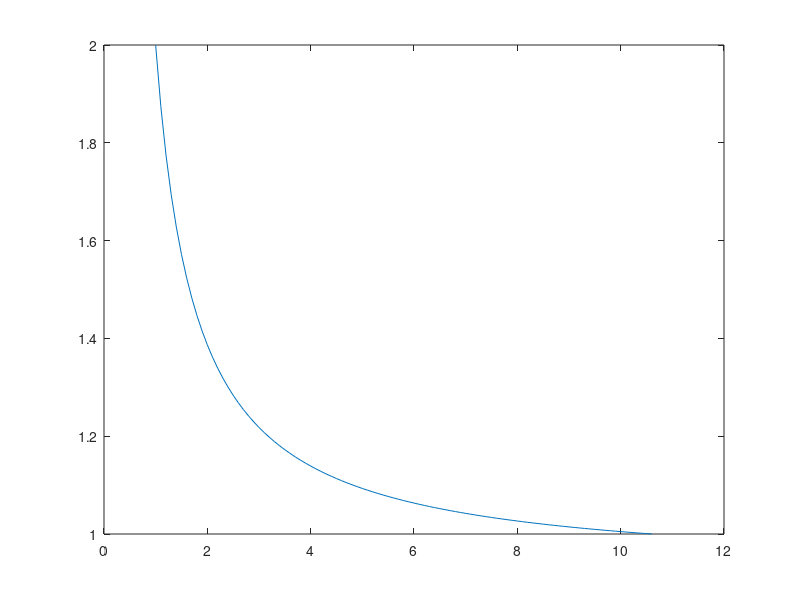

Write MATLAB code to recreate this figure. (Note: this script raises an error after producing the figure.)
close all

xvec=[1.0000    2.5000    5.0000   9.0000  25.000   50.00   100.00]';
yvec=[2.0000    1.2775    1.1108    1.0000  1.000 1.0   1.0]';
x=1:0.1:10.6;
x2=[10.6 100];
y2=[1 1];

%f1=@(oxy)1+1./((1*oxy).^2);
%f105=@(oxy)1.1+1./((1.05*oxy).^2);


%x,f1(x),x,f105(x));
hyprb = @(b,xvec) b(1) + b(2)./(xvec + b(3)); % Generalised Hyperbola
NRCF = @(b) norm(yvec - hyprb(b,xvec)); % Residual Norm Cost Function
B0 = [1; 1; 1];
B = fminsearch(NRCF, B0); % Estimate Parameters
%plot(xvec, yvec, 'pg')
%hold on
%plot(xvec, hyprb(B,xvec), '-r')
%hold off
%grid
%text(0.7, 0.52, sprintf('yvec = %.4f %+.4f/(xvec %+.4f)', B));

%figure
bestfitrecthyp=@(x) 0.9209+0.8200./(x-0.2398);
figure
f=plot(x,bestfitrecthyp(x) );
%f=fplot(@(x) OMF(x) ,[0 100], 'r')
f.LineWidth = 2;
f.Color=[0.4 0.3 0.3];
hold on
f=plot(x2,y2);
f.LineWidth = 2;
f.Color=[0.4 0.3 0.3];
title('G1 Delay Factor (G1DF)')
ylabel('G1DF','FontSize', 24);
xlabel('pO_2 (mmHg)','FontSize', 24);
xlim([0,100]);
ylim([0,3]);
set(gca,'XTick',[0:10:100]);
set(gca,'YTick',[0:0.5:2]);
set(gca,'fontsize',14);
hold on
plot(xvec,yvec,'xr','LineWidth',2);
